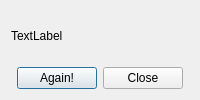
<?xml version="1.0" encoding="UTF-8"?>
<ui version="4.0">
 <class>gameOver</class>
 <widget class="QDialog" name="gameOver">
  <property name="geometry">
   <rect>
    <x>0</x>
    <y>0</y>
    <width>200</width>
    <height>100</height>
   </rect>
  </property>
  <property name="windowTitle">
   <string>Dialog</string>
  </property>
  <layout class="QVBoxLayout" name="verticalLayout_2">
   <item>
    <widget class="QLabel" name="label">
     <property name="maximumSize">
      <size>
       <width>100000</width>
       <height>100000</height>
      </size>
     </property>
     <property name="text">
      <string>TextLabel</string>
     </property>
    </widget>
   </item>
   <item>
    <layout class="QHBoxLayout" name="horizontalLayout">
     <item>
      <spacer name="horizontalSpacer_2">
       <property name="orientation">
        <enum>Qt::Horizontal</enum>
       </property>
       <property name="sizeHint" stdset="0">
        <size>
         <width>40</width>
         <height>20</height>
        </size>
       </property>
      </spacer>
     </item>
     <item>
      <widget class="QPushButton" name="pushButton">
       <property name="maximumSize">
        <size>
         <width>80</width>
         <height>16777215</height>
        </size>
       </property>
       <property name="text">
        <string>Again!</string>
       </property>
      </widget>
     </item>
     <item>
      <widget class="QPushButton" name="pushButton_2">
       <property name="text">
        <string>Close</string>
       </property>
      </widget>
     </item>
     <item>
      <spacer name="horizontalSpacer">
       <property name="orientation">
        <enum>Qt::Horizontal</enum>
       </property>
       <property name="sizeHint" stdset="0">
        <size>
         <width>40</width>
         <height>20</height>
        </size>
       </property>
      </spacer>
     </item>
    </layout>
   </item>
  </layout>
 </widget>
 <resources/>
 <connections/>
</ui>
